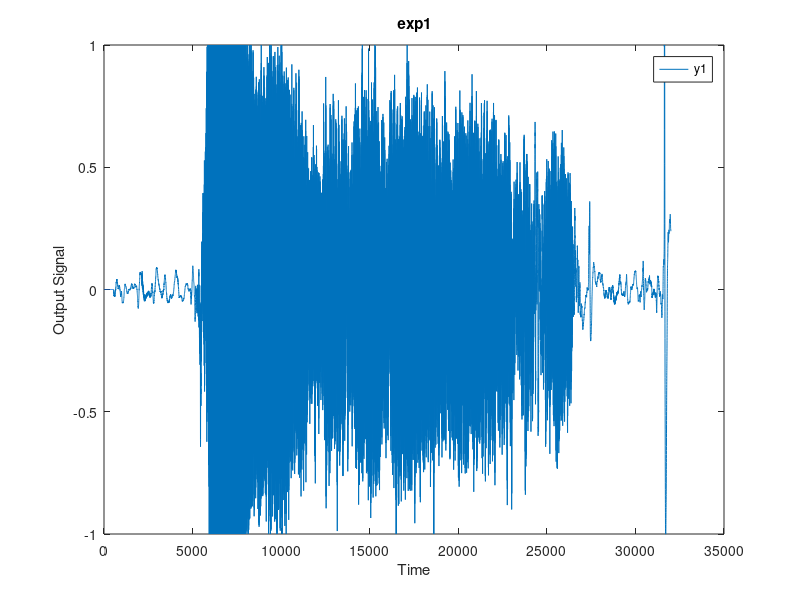

This chart was generated by the following MATLAB code: (Note: this script raises an error after producing the figure.)
load vissel_02
Ts=1/8000;
fs=8000;
%% pre processing
vissel_02_iddata = iddata(y(2,:)',[],Ts)
vissel_02_iddatae = vissel_02_iddata([11359:26141]);%tabort transienter

figure(10)
plot(vissel_02_iddata)
hold on
plot(vissel_02_iddatae,'r')
hold off
title('Whistle')
xlabel('Tid[s]')
legend('Orginal','Trimmad')
pdf_print('whistle_trim.pdf')

%plotta frekvensspektra för trimmad och otrimmad
figure(11)
plot(chgFreqUnit(fft(vissel_02_iddata),'Hz'))
hold on
plot(chgFreqUnit(fft(vissel_02_iddatae),'Hz'),'r')
hold off
title('Whistle frekvensspektra')
xlabel('Frekvens[Hz]')
legend('Orginal','Trimmad')
pdf_print('whistle_fft.pdf')

%energi-innehåll
U_tot=Ts*sum(vissel_02_iddatae.y.^2)
U_tot_f=Ts*sum(abs(fft(vissel_02_iddatae.y)).^2)/length(vissel_02_iddatae.y)

%% bp-filter
[b,a]=butter(5,[1300*2/fs 1700*2/fs]);
freqz(b,a);
vissel_02_bp = filtfilt(b,a,vissel_02_iddatae.y);
vissel_02_bp_iddata = iddata(vissel_02_bp,[],Ts)

% plotta frekvensspektra för filtrerad och ofiltrerad
figure(11)
plot(chgFreqUnit(fft(vissel_02_iddatae),'Hz'))
hold on
plot(chgFreqUnit(fft(vissel_02_bp_iddata),'Hz'),'r')
hold off
title('Whistle frekvensspektra ')
xlabel('Frekvens[Hz]')
legend('Ofiltrerad','Filtrerad')
pdf_print('whistle_filtrerad.pdf')

%energi-innehåll
U_bp=Ts*sum(vissel_02_bp_iddata.y.^2)
U_bp_f=Ts*sum(abs(fft(vissel_02_bp_iddata.y)).^2)/length(vissel_02_bp_iddata.y) 


%% bp-filter 2
F_lower=1535
F_upper=1545
[b,a]=butter(5,[F_lower*2/fs F_upper*2/fs]);
figure(20)
freqz(b,a);%frekvenssvar for filtret
pdf_print('whistle_filter_response.pdf')

vissel_02_bp = filtfilt(b,a,vissel_02_iddatae.y);
vissel_02_bp_iddata = iddata(vissel_02_bp,[],Ts)

% plotta frekvensspektra för filtrerad och ofiltrerad
figure(21)
plot(chgFreqUnit(fft(vissel_02_iddatae),'Hz'))
hold on
plot(chgFreqUnit(fft(vissel_02_bp_iddata),'Hz'),'r')
hold off
title('Whistle frekvensspektra ')
xlabel('Frekvens[Hz]')
legend('Ofiltrerad','Filtrerad')
pdf_print('whistle_filtrerad_1535_1545.pdf')

%energi-innehåll
U_bp=Ts*sum(vissel_02_bp_iddata.y.^2)
U_bp_f=Ts*sum(abs(fft(vissel_02_bp_iddata.y)).^2)/length(vissel_02_bp_iddata.y) 

%sig=fft(vissel_02_iddatae.y);
%sig=sig.y;

%figure(100)
%plot(abs(sig))


%strict menas med vi har helt rak filtrering, dvs. ingen Roll-off vid
%cutoff.
U_bp_f_strict=Ts*sum(abs(sig(floor(F_lower/(fs/length(vissel_02_iddatae.y))):floor(F_upper/(fs/length(vissel_02_iddatae.y))))).^2)/length(vissel_02_iddatae.y)*2 % times 2 because we are using only half the spectra to calc the enegy


harmonic_distorsion=1-U_bp/U_tot
harmonic_distorsion_strict=1-U_bp_f_strict/U_tot
%% AR
figure(13)
arx_rm_trans_bp = arx(vissel_02_bp_iddata,[2], arxOptions);
arx_org = arx(vissel_02_iddatae,[2], arxOptions);

pzmap(arx_rm_trans_bp,arx_org)
title('Pol/nollställe-diagram')
ylabel('Imaginäraxel')
xlabel('Realaxel')
legend('Filtrerad','Ofiltrerad')
pdf_print('whistle_pz_map.pdf')

%avstånd till enhetscirkeln
dist_roots_bp=1-abs(roots(arx_rm_trans_bp.a))
dist_roots_org=1-abs(roots(arx_org.a))

e = randn(1,length(vissel_02_bp_iddata.y));
yhat = filter(1,arx_rm_trans_bp.a,e);

skalfaktor=1/195

yhat_iddata=iddata(yhat'.*skalfaktor,[],Ts);
%soundsc(yhat,8000)
%soundsc(vissel_02_bp_iddata.y,8000)

figure(16)
plot(chgFreqUnit(fft(vissel_02_bp_iddata),'Hz'))
hold on
plot(chgFreqUnit(fft(yhat_iddata),'Hz'),'r')
hold off
title('Whistle frekvensspektra ')
xlabel('Frekvens[Hz]')
legend('Verklig','Modell')
pdf_print('whistle_fft_skattad.pdf')


%% non-parametric and parametric upg5
figure(14)
etf50 = etfe(vissel_02_iddatae,[],50);
plot(etf50)

pdf_print('whistle_etf50.pdf')

figure(15)
h=bodeplot(arx_org)
setoptions(h,'FreqUnits','Hz');

pdf_print('whistle_bode_ar2.pdf')